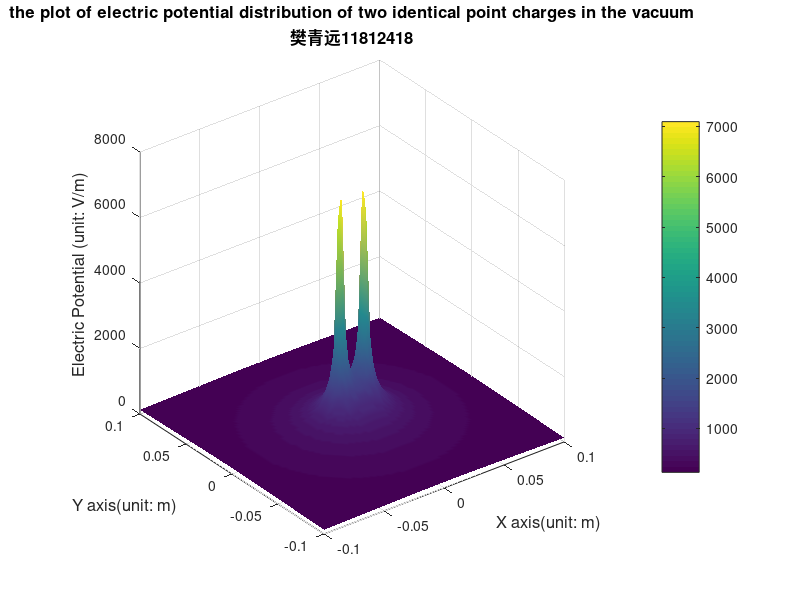
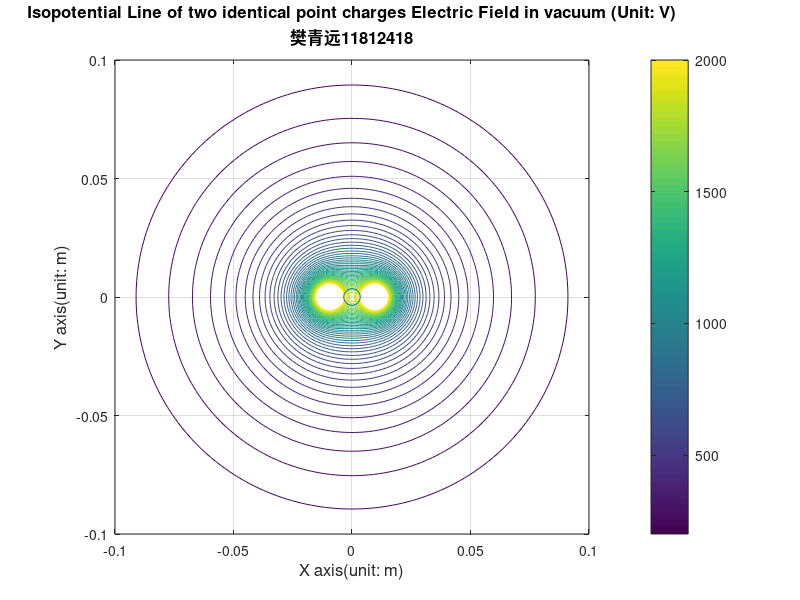
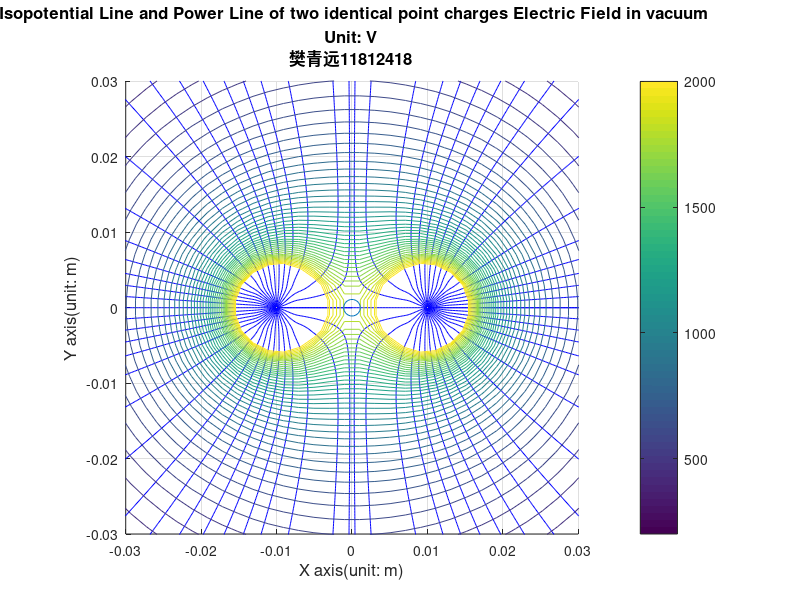
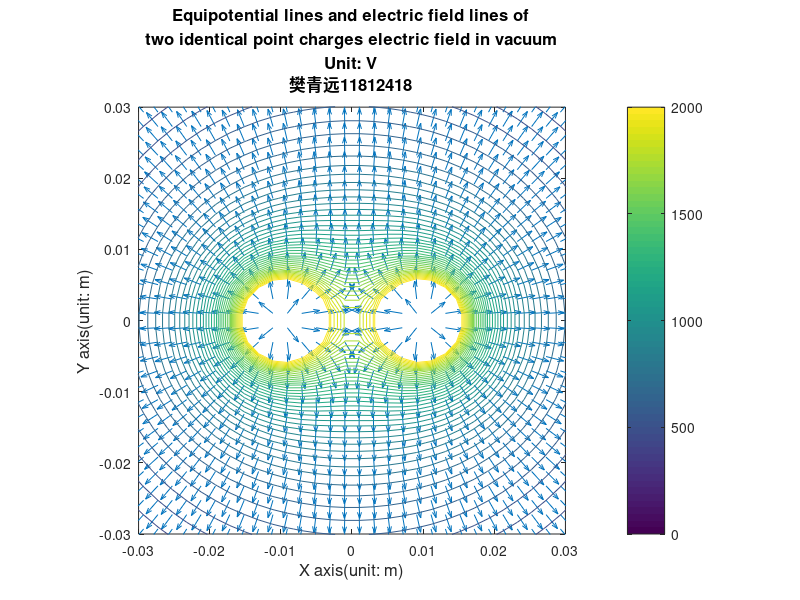

Recreate these plots in MATLAB, in order.
clear;% clear all variables in memory
clc;% Clear the contents of the command window
%% define
k=9e9; % set electrostatic constant
Q=1e-9;% Set charge Q
xm=0.1;% Set the range of the field in x direction
ym=0.1;% Set the range of the field in y direction

x=linspace(-xm,xm,100);% evenly divide the x axis into 100 segments
y=linspace(-ym,ym,100);% evenly divide the y axis into 100 segments
[X,Y]=meshgrid(x,y);  % To form the coordinates of each point in the field.
x1=-0.01; %define the location of the charges
x2=0.01;
y1=0;
y2=0;
R1=sqrt((X-x1).^2+Y.^2); % calculate the distance between each point and the source charge (the origin).
R2=sqrt((X-x2).^2+Y.^2);
V1=k*Q./R1; %calculate the electric potential
V2=k*Q./R2;

%% part1
sumV = V1+V2; % plot the distribution of electric potential
figure1 = figure;%define figure
surf(X,Y,sumV);
shading interp; %disable the grid
colormap default; %set the colour map
hold on;
title({'the plot of electric potential distribution of two identical point charges in the vacuum';'樊青远11812418'}, 'fontsize',12);
pbaspect([1 1 1]);
xlabel('X axis(unit: m)','fontsize',12);% label the x axis
ylabel('Y axis(unit: m)','fontsize',12);% label the y axis
zlabel('Electric Potential (unit: V/m)','fontsize',12); %label the z axis
colorbar;
saveas(figure1,'../fig/A1.jpg');

%% part2

Tmax=max(max(sumV)); %find the maximum potential value
Tmin=min(min(sumV)); %find the maximum potential value
Vmin=200; % set the minimum potential value for a family of equipotential lines
Vmax=2000; % set the maxmium potential value for a family of equipotential lines
Veq=linspace(Vmin,Vmax,50); % set the potential for 10 equipotential lines
figure1 = figure;%define figure
contour(X,Y,sumV,Veq);  % plot 10 equipotential lines
grid on;  % form a grid  % hold the plot
hold on;
plot(0,0,'o', 'MarkerSize',12) % plot a charge at the origin
title({'Isopotential Line of two identical point charges Electric Field in vacuum (Unit: V)';'樊青远11812418'}, 'fontsize',12);
pbaspect([1 1 1]);
xlabel('X axis(unit: m)','fontsize',12);% label the x axis
ylabel('Y axis(unit: m)','fontsize',12);% label the y axis
colorbar;
hold off;
saveas(figure1,'../fig/A2.jpg');


%% part3
[Ex,Ey]=gradient(-sumV); % Calculation of two components of Electric Field intensity at each Point in the Field
del_theta=10; % Set the angle difference between adjacent field lines;
theta=(0:del_theta:360).*pi/180; % express the angle into radian
xs=x1+0.0001*cos(theta); % generate the x coordinate for the start of the field line for q1
ys=y1+0.0001*sin(theta); % generate the y coordinate for the start of the field line for q1
xs2=x2+0.0001*cos(theta); % generate the x coordinate for the start of the field line for q2
ys2=y2+0.0001*sin(theta); % generate the y coordinate for the start of the field line for q2
figure1 = figure;%define figure
hold on   % hold the plot
grid on;
streamline(X,Y,Ex,Ey,xs,ys) % generate the field lines?
streamline(X,Y,Ex,Ey,xs2,ys2) % generate the field lines?
contour(X,Y,sumV,Veq);   % plot 100 equipotential lines
plot(0,0,'o', 'MarkerSize',12) % plot the point charge at the origin
title({' Isopotential Line and Power Line of two identical point charges Electric Field in vacuum';...
    'Unit: V';'樊青远11812418'} , 'fontsize',12);
pbaspect([1 1 1]);
xlabel('X axis(unit: m)','fontsize',12);% label the x axis
ylabel('Y axis(unit: m)','fontsize',12);% label the y axis
colorbar;
xlim([-0.03 0.03]); % set the limit of axis
ylim([-0.03 0.03]); % set the limit of axis
saveas(figure1,'../fig/A3.jpg');

%% part4
E=sqrt(Ex.^2+Ey.^2); % calculate the magnitude of electric field magnitude at each point.
Ex=Ex./E;
Ey=Ey./E;   % normalize the magnitude of the electric field
figure1 = figure;%define figure
quiver(X,Y,Ex,Ey);  % using normalized arrowhead to represent electric field
hold on;
contour(X,Y,sumV,Veq);% plot the equipotential lines
title({'Equipotential lines and electric field lines of'; 'two identical point charges electric field in vacuum';...
    'Unit: V';'樊青远11812418'} , 'fontsize',12);
pbaspect([1 1 1]);
xlabel('X axis(unit: m)','fontsize',12);% label the x axis
ylabel('Y axis(unit: m)','fontsize',12);% label the y axis
colorbar; %enable colour bar
xlim([-0.03 0.03]); % set the limit of axis
ylim([-0.03 0.03]); % set the limit of axis
saveas(figure1,'../fig/A4.jpg');

